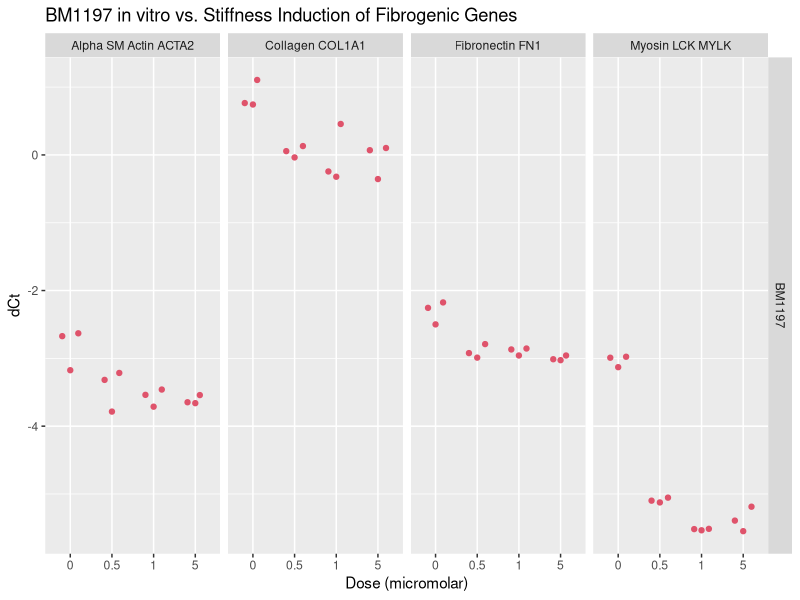
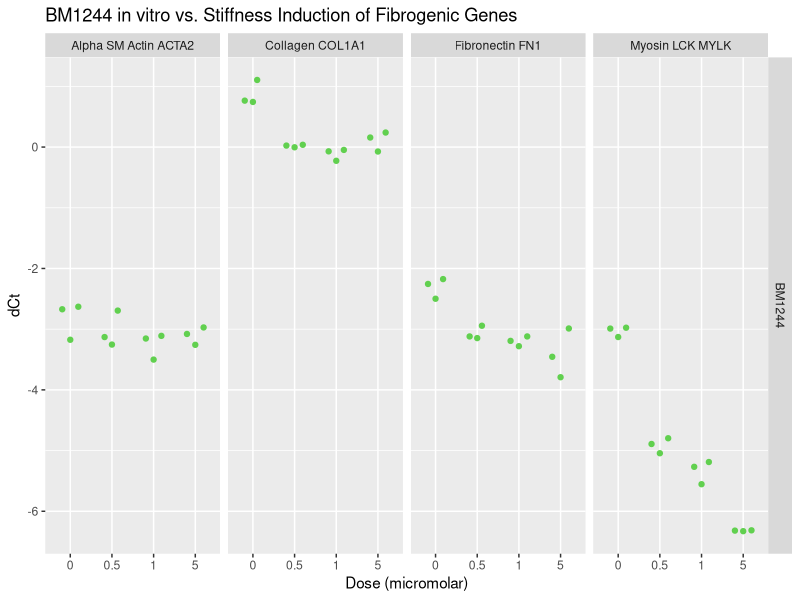
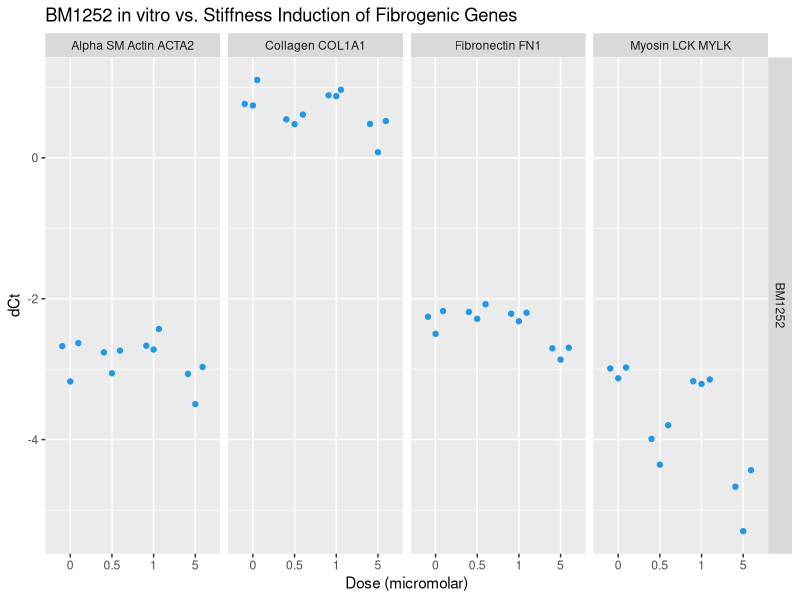
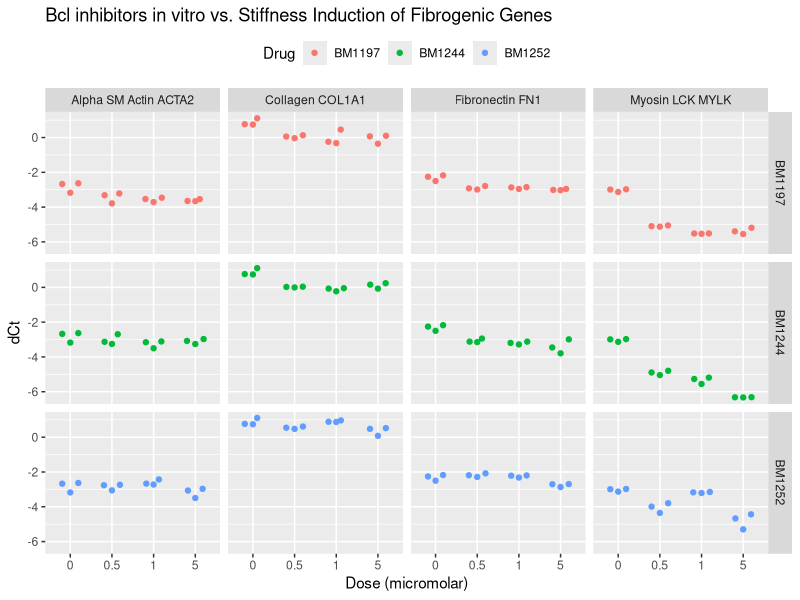

These figures' R source, in order:
## ---- chunk 1
knitr::opts_chunk$set(echo = TRUE)
## ---- chunk 2
library(tidyverse)
library(magrittr)
library(readxl)
library(ggplot2)
library(ggbeeswarm)
## ---- chunk 3
#read in data
stf <- read_excel("ESTF-131.xls", sheet=4)

stf$gene[stf$gene=="col1a1"]<- "Collagen COL1A1"
stf$gene[stf$gene=="fn1"]<- "Fibronectin FN1"
stf$gene[stf$gene=="ACTA2"]<- "Alpha SM Actin ACTA2"
stf$gene[stf$gene=="MYLK"]<- "Myosin LCK MYLK"
stf$rx <- as.factor(stf$rx)
stf$gene <- as.factor(stf$gene)
stf$micromolar<- as.factor(stf$micromolar)
## ---- chunk 4
stf %>%
  filter(rx=="BM1197") %>%
  ggplot(aes(x=micromolar, y=dct, color=rx)) +
  facet_grid(rx ~ gene) +
  geom_quasirandom(dodge.width = 1, color=2) +  
  ggtitle("BM1197 in vitro vs. Stiffness Induction of Fibrogenic Genes") +
  labs(x="Dose (micromolar)") + labs(y="dCt") +
  guides(color=guide_legend(title="Drug")) +
  theme(legend.position = "top")
## ---- chunk 5
stf %>%
  filter(rx=="BM1244") %>%
  ggplot(aes(x=micromolar, y=dct, color=rx)) +
  facet_grid(rx ~ gene) +
  geom_quasirandom(dodge.width = 1, color=3) +  
  ggtitle("BM1244 in vitro vs. Stiffness Induction of Fibrogenic Genes") +
  labs(x="Dose (micromolar)") + labs(y="dCt") +
  guides(color=guide_legend(title="Drug")) +
  theme(legend.position = "top")
## ---- chunk 6
stf %>%
  filter(rx=="BM1252") %>%
  ggplot(aes(x=micromolar, y=dct, color=rx)) +
  facet_grid(rx ~ gene) +
  geom_quasirandom(dodge.width = 1, color=4) +  
  ggtitle("BM1252 in vitro vs. Stiffness Induction of Fibrogenic Genes") +
  labs(x="Dose (micromolar)") + labs(y="dCt") +
  guides(color=guide_legend(title="Drug")) +
  theme(legend.position = "top")
## ---- chunk 7
ggplot(data= stf, aes(x=micromolar, y=dct, color=rx)) +
  facet_grid(rx ~ gene) +
  geom_quasirandom(dodge.width = 1) +  
  ggtitle("Bcl inhibitors in vitro vs. Stiffness Induction of Fibrogenic Genes") +
  labs(x="Dose (micromolar)") + labs(y="dCt") +
  guides(color=guide_legend(title="Drug")) +
  theme(legend.position = "top")
